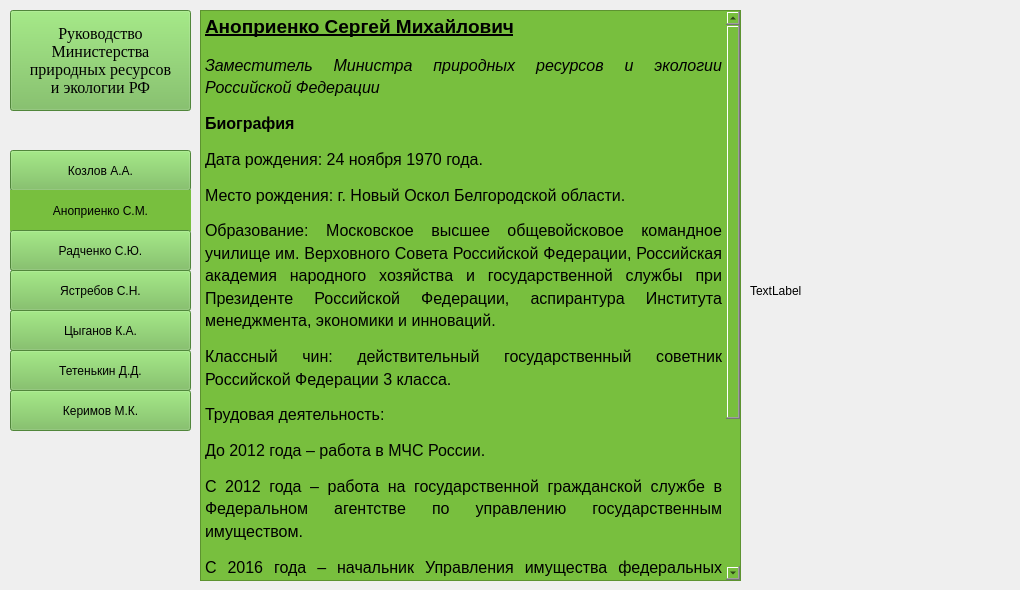
    <widget class="QWidget" name="page_anoprienko">
     <widget class="QTextEdit" name="textEdit_info_anoprienko">
      <property name="geometry">
       <rect>
        <x>200</x>
        <y>10</y>
        <width>541</width>
        <height>571</height>
       </rect>
      </property>
      <property name="styleSheet">
       <string notr="true">background-color: rgb(120, 191, 62);
font: 8pt &quot;Times New Roman&quot;;</string>
      </property>
      <property name="readOnly">
       <bool>true</bool>
      </property>
      <property name="html">
       <string>&lt;!DOCTYPE HTML PUBLIC &quot;-//W3C//DTD HTML 4.0//EN&quot; &quot;http://www.w3.org/TR/REC-html40/strict.dtd&quot;&gt;
&lt;html&gt;&lt;head&gt;&lt;meta name=&quot;qrichtext&quot; content=&quot;1&quot; /&gt;&lt;style type=&quot;text/css&quot;&gt;
p, li { white-space: pre-wrap; }
&lt;/style&gt;&lt;/head&gt;&lt;body style=&quot; font-family:'Times New Roman'; font-size:8pt; font-weight:400; font-style:normal;&quot;&gt;
&lt;p align=&quot;justify&quot; style=&quot; margin-top:12px; margin-bottom:12px; margin-left:0px; margin-right:0px; -qt-block-indent:0; text-indent:0px; line-height:125%;&quot;&gt;&lt;span style=&quot; font-size:14pt; font-weight:600; text-decoration: underline;&quot;&gt;Аноприенко Сергей Михайлович&lt;/span&gt;&lt;/p&gt;
&lt;p align=&quot;justify&quot; style=&quot; margin-top:12px; margin-bottom:12px; margin-left:0px; margin-right:0px; -qt-block-indent:0; text-indent:0px; line-height:125%;&quot;&gt;&lt;span style=&quot; font-size:12pt; font-style:italic;&quot;&gt;Заместитель Министра природных ресурсов и экологии Российской Федерации&lt;/span&gt;&lt;/p&gt;
&lt;p align=&quot;justify&quot; style=&quot; margin-top:12px; margin-bottom:12px; margin-left:0px; margin-right:0px; -qt-block-indent:0; text-indent:0px; line-height:125%;&quot;&gt;&lt;span style=&quot; font-size:12pt; font-weight:600;&quot;&gt;Биография&lt;/span&gt;&lt;/p&gt;
&lt;p align=&quot;justify&quot; style=&quot; margin-top:12px; margin-bottom:12px; margin-left:0px; margin-right:0px; -qt-block-indent:0; text-indent:0px; line-height:125%;&quot;&gt;&lt;span style=&quot; font-size:12pt;&quot;&gt;Дата рождения: 24 ноября 1970 года.&lt;/span&gt;&lt;/p&gt;
&lt;p align=&quot;justify&quot; style=&quot; margin-top:12px; margin-bottom:12px; margin-left:0px; margin-right:0px; -qt-block-indent:0; text-indent:0px; line-height:125%;&quot;&gt;&lt;span style=&quot; font-size:12pt;&quot;&gt;Место рождения: г. Новый Оскол Белгородской области.&lt;/span&gt;&lt;/p&gt;
&lt;p align=&quot;justify&quot; style=&quot; margin-top:12px; margin-bottom:12px; margin-left:0px; margin-right:0px; -qt-block-indent:0; text-indent:0px; line-height:125%;&quot;&gt;&lt;span style=&quot; font-size:12pt;&quot;&gt;Образование: Московское высшее общевойсковое командное училище им. Верховного Совета Российской Федерации, Российская академия народного хозяйства и государственной службы при Президенте Российской Федерации, аспирантура Института менеджмента, экономики и инноваций.&lt;/span&gt;&lt;/p&gt;
&lt;p align=&quot;justify&quot; style=&quot; margin-top:12px; margin-bottom:12px; margin-left:0px; margin-right:0px; -qt-block-indent:0; text-indent:0px; line-height:125%;&quot;&gt;&lt;span style=&quot; font-size:12pt;&quot;&gt;Классный чин: действительный государственный советник Российской Федерации 3 класса.&lt;/span&gt;&lt;/p&gt;
&lt;p align=&quot;justify&quot; style=&quot; margin-top:12px; margin-bottom:12px; margin-left:0px; margin-right:0px; -qt-block-indent:0; text-indent:0px; line-height:125%;&quot;&gt;&lt;span style=&quot; font-size:12pt;&quot;&gt;Трудовая деятельность:&lt;/span&gt;&lt;/p&gt;
&lt;p align=&quot;justify&quot; style=&quot; margin-top:12px; margin-bottom:12px; margin-left:0px; margin-right:0px; -qt-block-indent:0; text-indent:0px; line-height:125%;&quot;&gt;&lt;span style=&quot; font-size:12pt;&quot;&gt;До 2012 года ‒ работа в МЧС России.&lt;/span&gt;&lt;/p&gt;
&lt;p align=&quot;justify&quot; style=&quot; margin-top:12px; margin-bottom:12px; margin-left:0px; margin-right:0px; -qt-block-indent:0; text-indent:0px; line-height:125%;&quot;&gt;&lt;span style=&quot; font-size:12pt;&quot;&gt;С 2012 года ‒ работа на государственной гражданской службе в Федеральном агентстве по управлению государственным имуществом.&lt;/span&gt;&lt;/p&gt;
&lt;p align=&quot;justify&quot; style=&quot; margin-top:12px; margin-bottom:12px; margin-left:0px; margin-right:0px; -qt-block-indent:0; text-indent:0px; line-height:125%;&quot;&gt;&lt;span style=&quot; font-size:12pt;&quot;&gt;С 2016 года ‒ начальник Управления имущества федеральных органов власти и организаций в сфере обороны и безопасности Федерального агентства по управлению государственным имуществом.&lt;/span&gt;&lt;/p&gt;
&lt;p align=&quot;justify&quot; style=&quot; margin-top:12px; margin-bottom:12px; margin-left:0px; margin-right:0px; -qt-block-indent:0; text-indent:0px; line-height:125%;&quot;&gt;&lt;span style=&quot; font-size:12pt;&quot;&gt;С 2017 года ‒ заместитель руководителя Федерального агентства по управлению государственным имуществом.&lt;/span&gt;&lt;/p&gt;
&lt;p align=&quot;justify&quot; style=&quot; margin-top:12px; margin-bottom:12px; margin-left:0px; margin-right:0px; -qt-block-indent:0; text-indent:0px; line-height:125%;&quot;&gt;&lt;span style=&quot; font-size:12pt;&quot;&gt;С 30 сентября 2019 года ‒ заместитель Министра природных ресурсов и экологии Российской Федерации – руководитель Федерального агентства лесного хозяйства.&lt;/span&gt;&lt;/p&gt;&lt;/body&gt;&lt;/html&gt;</string>
      </property>
     </widget>
     <widget class="QLabel" name="label_photo_anoprienko">
      <property name="geometry">
       <rect>
        <x>750</x>
        <y>10</y>
        <width>261</width>
        <height>561</height>
       </rect>
      </property>
      <property name="minimumSize">
       <size>
        <width>200</width>
        <height>150</height>
       </size>
      </property>
      <property name="maximumSize">
       <size>
        <width>16777215</width>
        <height>16777215</height>
       </size>
      </property>
      <property name="text">
       <string>TextLabel</string>
      </property>
     </widget>
     <widget class="QPushButton" name="bnt_show_cozlov_2">
      <property name="geometry">
       <rect>
        <x>10</x>
        <y>150</y>
        <width>181</width>
        <height>41</height>
       </rect>
      </property>
      <property name="styleSheet">
       <string notr="true">font: 12pt &quot;Times New Roman&quot;;
background-color: rgb(114, 187, 83);</string>
      </property>
      <property name="text">
       <string>Козлов А.А.</string>
      </property>
      <attribute name="buttonGroup">
       <string notr="true">buttonGroup_cozlov</string>
      </attribute>
     </widget>
     <widget class="QPushButton" name="btn_show_kerimov_2">
      <property name="geometry">
       <rect>
        <x>10</x>
        <y>390</y>
        <width>181</width>
        <height>41</height>
       </rect>
      </property>
      <property name="styleSheet">
       <string notr="true">font: 12pt &quot;Times New Roman&quot;;
background-color: rgb(114, 187, 83);</string>
      </property>
      <property name="text">
       <string>Керимов М.К.</string>
      </property>
      <attribute name="buttonGroup">
       <string notr="true">buttonGroup_kerimov</string>
      </attribute>
     </widget>
     <widget class="QPushButton" name="bnt_show_yastrebov_2">
      <property name="geometry">
       <rect>
        <x>10</x>
        <y>270</y>
        <width>181</width>
        <height>41</height>
       </rect>
      </property>
      <property name="styleSheet">
       <string notr="true">font: 12pt &quot;Times New Roman&quot;;
background-color: rgb(114, 187, 83);</string>
      </property>
      <property name="text">
       <string>Ястребов С.Н.</string>
      </property>
      <attribute name="buttonGroup">
       <string notr="true">buttonGroup_yastrebov</string>
      </attribute>
     </widget>
     <widget class="QPushButton" name="btn_return_main_page_2">
      <property name="geometry">
       <rect>
        <x>10</x>
        <y>10</y>
        <width>181</width>
        <height>101</height>
       </rect>
      </property>
      <property name="font">
       <font>
        <family>Times New Roman</family>
        <pointsize>12</pointsize>
        <weight>9</weight>
        <italic>false</italic>
        <bold>false</bold>
       </font>
      </property>
      <property name="styleSheet">
       <string notr="true">font: 75 12pt &quot;Times New Roman&quot;;
background-color: rgb(114, 187, 83);</string>
      </property>
      <property name="text">
       <string>Руководство
Министерства
природных ресурсов
и экологии РФ</string>
      </property>
      <attribute name="buttonGroup">
       <string notr="true">buttonGroup_back_all_people</string>
      </attribute>
     </widget>
     <widget class="QPushButton" name="btn_show_tetenkin_2">
      <property name="geometry">
       <rect>
        <x>10</x>
        <y>350</y>
        <width>181</width>
        <height>41</height>
       </rect>
      </property>
      <property name="styleSheet">
       <string notr="true">font: 12pt &quot;Times New Roman&quot;;
background-color: rgb(114, 187, 83);</string>
      </property>
      <property name="text">
       <string>Тетенькин Д.Д.</string>
      </property>
      <attribute name="buttonGroup">
       <string notr="true">buttonGroup_tetenkin</string>
      </attribute>
     </widget>
     <widget class="QLabel" name="label_title_anoprienko">
      <property name="geometry">
       <rect>
        <x>10</x>
        <y>190</y>
        <width>181</width>
        <height>41</height>
       </rect>
      </property>
      <property name="styleSheet">
       <string notr="true">font: 12pt &quot;Times New Roman&quot;;
background-color: rgb(120, 191, 62);</string>
      </property>
      <property name="text">
       <string>Аноприенко С.М.</string>
      </property>
      <property name="alignment">
       <set>Qt::AlignCenter</set>
      </property>
     </widget>
     <widget class="QPushButton" name="btn_show_tsiganov_2">
      <property name="geometry">
       <rect>
        <x>10</x>
        <y>310</y>
        <width>181</width>
        <height>41</height>
       </rect>
      </property>
      <property name="styleSheet">
       <string notr="true">font: 12pt &quot;Times New Roman&quot;;
background-color: rgb(114, 187, 83);</string>
      </property>
      <property name="text">
       <string>Цыганов К.А.</string>
      </property>
      <attribute name="buttonGroup">
       <string notr="true">buttonGroup_tsiganov</string>
      </attribute>
     </widget>
     <widget class="QPushButton" name="bnt_show_radchenko_2">
      <property name="geometry">
       <rect>
        <x>10</x>
        <y>230</y>
        <width>181</width>
        <height>41</height>
       </rect>
      </property>
      <property name="styleSheet">
       <string notr="true">font: 12pt &quot;Times New Roman&quot;;
background-color: rgb(114, 187, 83);</string>
      </property>
      <property name="text">
       <string>Радченко С.Ю.</string>
      </property>
      <attribute name="buttonGroup">
       <string notr="true">buttonGroup_radchenko</string>
      </attribute>
     </widget>
    </widget>
